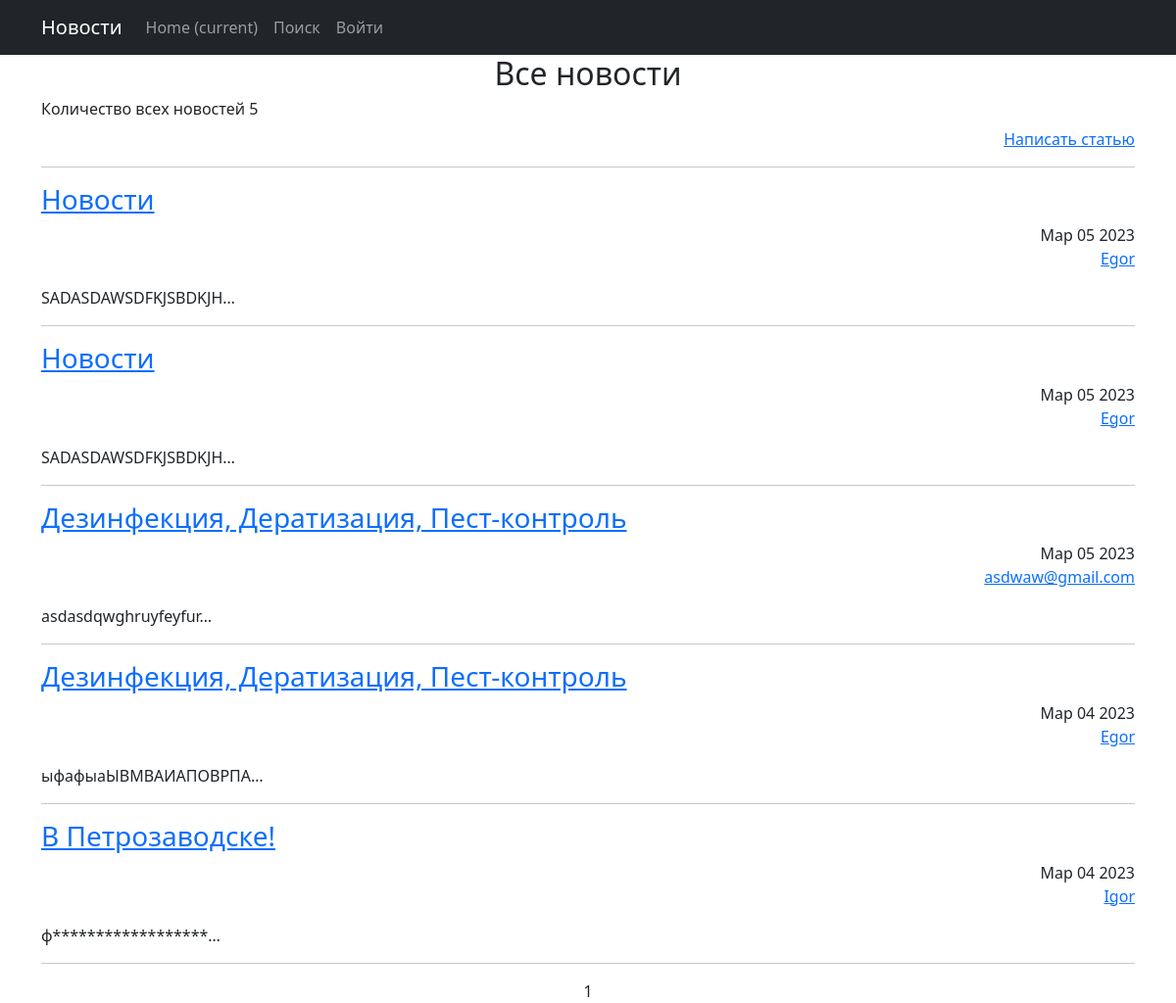
Page /news/ on the committed database.
### portal/models.py (models this page shows, shortened)
class Post(models.Model):
    author = models.ForeignKey(Author, on_delete=models.CASCADE)
    date_in = models.DateTimeField(auto_now_add=True)
    TYPE_CATEGORY = [
        ('NW', 'Новость'),
        ('AR', 'Статья')
    ]
    type_category = models.CharField(max_length=2, choices=TYPE_CATEGORY, default='NW')
    category = models.ManyToManyField(Category, through='PostCategory')
    title = models.CharField(max_length=128)
    text = models.TextField()
    rating = models.SmallIntegerField(default=0)

class Author(models.Model):
    name = models.OneToOneField(User, on_delete=models.CASCADE)
    rating = models.SmallIntegerField(default=0)
    def __str__(self):
        return f'{self.name}'

### portal/views.py (the view)
# urls.py: path('', PostList.as_view(), name='PostList'),
class PostList(ListView):
    model = Post
    template_name = 'portal/PostList.html'
    context_object_name = 'PostList'
    ordering = '-date_in'
    paginate_by = 10

### portal/templatetags/custom_filters.py (called while the page is built)
@register.filter()
def censor(value: str):
    forbidden = ['фыавфывцйуйуцйыфвывфывфцуй']
    for _ in value.split():
        if _.isalpha() and _.lower() in forbidden:
            value = value.replace(_, f'{_[0]}{"*" * (len(_) - 1)}')
    return value

### templates/portal/PostList.html (shortened to what this page needs)
{% extends 'flatpages/default.html' %}
{% load custom_filters %}
{% load custom_tags %}
{% block content%}
<h2 align="center">Все новости</h2>
<h6 align="left">Количество всех новостей {{ PostList|length}}</h6>
<p align="right"><a href="{% url 'PostCreate' %}">Написать статью</a></p>
<hr>
{% for post in PostList %}
    <article class="article">
        <h3 class="article__title" align="left">
            <a href="{% url 'PostDetail' pk=post.pk %}">{{ post.title|censor }}</a>
        </h3>
        <div class="article__author author-article" align="right" >
            <time class="article__datetime" >{{ post.date_in|date:'M d Y' }}</time>
            <p><a class="author-article__link" href="#">{{ post.author }}</a></p>
        </div>
        <div class="article__content" align="left">
            {{ post.text|censor|truncatechars:20 }}
        </div>
    </article>
    <hr>
{% endfor %}
   {{ page_obj.number }}
{% endblock content%}

### rows in the picture
Post: title|censor "Новости", date_in "Мар 05 2023", author "Egor", text|censor "SADASDAWSDFKJSBDKJH…"
Post: title|censor "Новости", date_in "Мар 05 2023", author "Egor", text|censor "SADASDAWSDFKJSBDKJH…"
Post: title|censor "Дезинфекция, Дератизация, Пест-контроль", date_in "Мар 05 2023", author "asdwaw@gmail.com", text|censor "asdasdqwghruyfeyfur…"
Post: title|censor "Дезинфекция, Дератизация, Пест-контроль", date_in "Мар 04 2023", author "Egor", text|censor "ыфафыаЫВМВАИАПОВРПА…"
Post: title|censor "В Петрозаводске!", date_in "Мар 04 2023", author "Igor", text|censor "ф******************…"

### other values in the picture
{{ PostList|length }} "5"
{{ page_obj.number }} "1"
